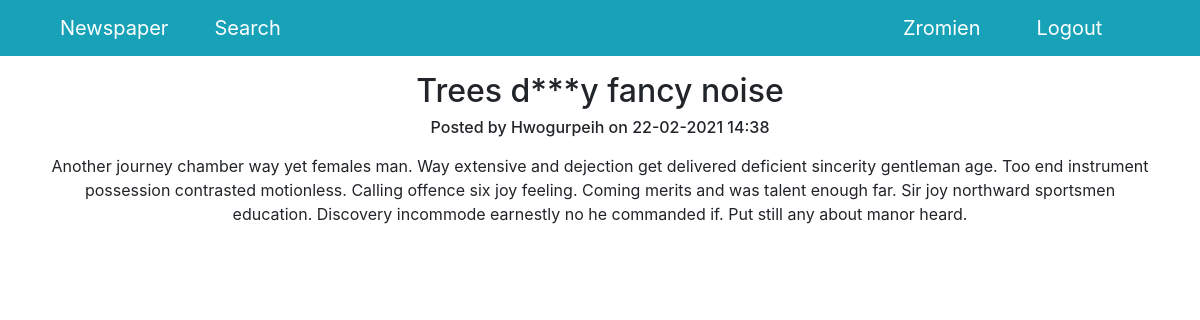
Screenshot of /3 (signed in) with the database file from the repository.
### news/models.py (models this page shows, shortened)
class Post(models.Model):
    author = models.ForeignKey('accounts.Author', on_delete=models.CASCADE)
    post_type = models.CharField(
        max_length=1,
        choices=[
            ('A', 'Article'),
            ('N', 'News')
        ],
        default='N'
    )
    posted = models.DateTimeField(auto_now_add=True)
    category = models.ManyToManyField(Category, through='PostCategory')
    title = models.CharField(max_length=255)
    content = models.TextField()
    rating = models.IntegerField(default=0)

### accounts/models.py (models this page shows, shortened)
class Author(models.Model):
    user = models.OneToOneField('auth.User', on_delete=models.CASCADE)
    rating = models.IntegerField(default=0)
    def __str__(self):
        return self.user.username

### news/views.py (the view)
# urls.py: path('<int:pk>', PostDetailView.as_view(), name='post_detail'),
class PostDetailView(DetailView):
    template_name = 'news/post_detail.html'
    queryset = Post.objects.all()

### news/templatetags/custom_filters.py (called while the page is built)
@register.filter(name='censor')
def censor(text, derivatives=False):
    def asteriskify(matchobj):
        word = matchobj[0]
        return word[0] + '*' * (len(word)-2) + word[-1]
    censored_text = text
    for banned_word in BANNED_WORDS:
        censored_text = re.sub(
            banned_word
            if derivatives else rf'(^|(?<=\W)){banned_word}((?=\W)|$)',
            asteriskify,
            censored_text,
            flags=re.IGNORECASE
        )
    return censored_text

### templates/news/post_detail.html (shortened to what this page needs)
{% extends 'default.html' %}
{% load custom_filters %}
{% block content %}
  <h2>{{ post.title | censor }}</h1>
  <h6>Posted by {{ post.author }} on {{ post.posted | date:"d-m-Y H:i" }}</h6>
  <div class="mt-3">{{ post.content | censor }}</div>
{% endblock content %}

### templates/default.html (shortened to what this page needs)
{% load static %}
<!DOCTYPE html>
<html lang="en">
<head>
  <link href="{% static 'vendor/bootstrap/css/bootstrap.min.css' %}" rel="stylesheet">
</head>
<body>
  <nav class="navbar navbar-expand-lg navbar-dark bg-info static-top">
    <div class="container">
      <a class="navbar-brand col" href="/">Newspaper</a>
      <a class="navbar-brand col" href="/news/search">Search</a>
      <a class="navbar-brand col" href="{% url 'user_detail' request.user.id %}">{{ request.user.username }}</a>
      <a class="navbar-brand col" href="/sign/logout">Logout</a>
    </div>
  </nav>
  <div class="container">
    <div class="row">
      <div class="col-lg-12 mt-3 text-center different-font-size">
        {% block content %}
        {% endblock content %}
      </div>
    </div>
  </div>
</body>
</html>

### rows the page displays
Post: title|censor "Trees d***y fancy noise", author "Hwogurpeih", posted "22-02-2021 14:38", content|censor "Another journey chamber way yet females man. Way extensive and dejection get delivered deficient sincerity gentleman age. Too end instrument possession contrasted motionless. Calling offence six joy feeling. Coming merits and was talent enough far. Sir joy northward sportsmen education. Discovery incommode earnestly no he commanded if. Put still any about manor heard."

### other values shown
{{ request.user.username }} "Zromien"
